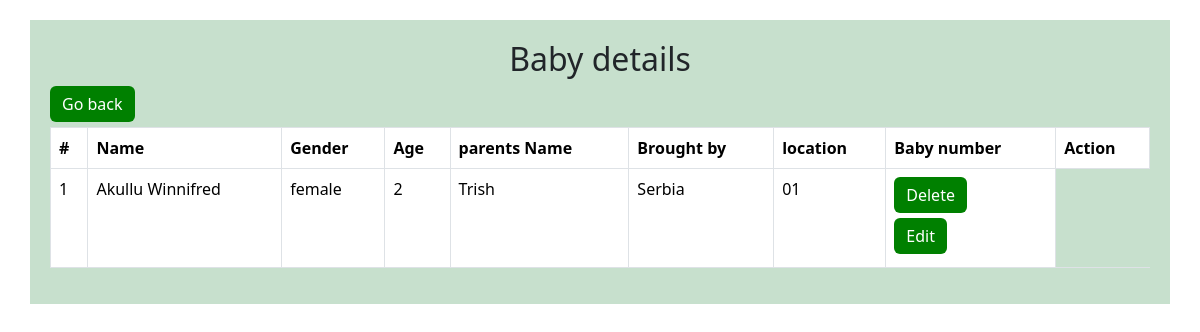
The app's page /read/1/ (signed in), older data.
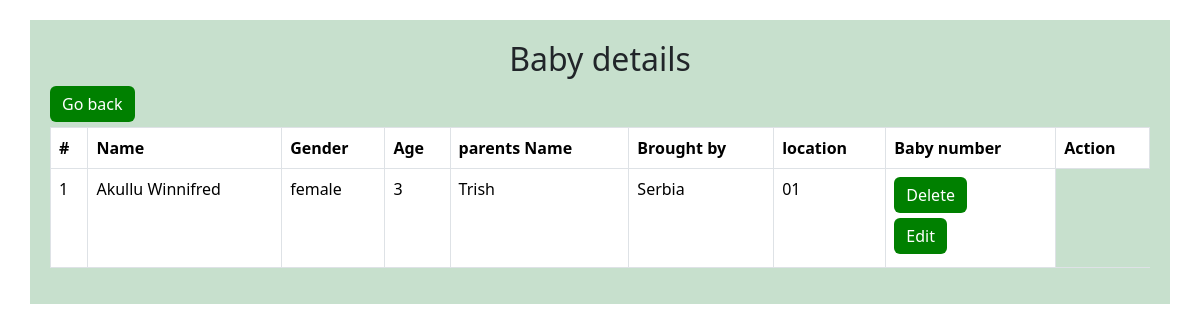
The same page, newer data.
### myapp/models.py (models this page shows, shortened)
class RegisterBaby(models.Model):
    GENDER_CHOICES = (
         ('male', 'Male'),
        ('female', 'Female'),
     )
    name = models.CharField(max_length=200,validators=[validate_letters])
    Baby_Number = models.CharField(max_length=200,unique=True,blank=False, null=True)
    gender = models.CharField(max_length=10,choices=GENDER_CHOICES)
    age = models.IntegerField(default=0)
    Period_of_stay = models.ForeignKey(Categorystay, on_delete=models.CASCADE)
    location = models.CharField(max_length=100)
    Parents_Name = models.CharField(max_length=200,validators=[validate_letters])
    Period_of_stay = models.ForeignKey(Categorystay, on_delete=models.CASCADE)
    Brought_by = models.CharField(max_length=200,validators=[validate_letters])
    Assigned_to = models.ForeignKey(BabySitterattendance, on_delete=models.CASCADE)
    Time_In = models.DateTimeField()

### myapp/views.py (the view)
# urls.py: path('read/<int:id>/',views.read,name='read'),
@login_required
def read(request,id):
    babies_informations =RegisterBaby.objects.get(id=id)
    return render(request,'babies/read.html',{'babies_informations':babies_informations})

### myapp/templates/babies/read.html (shortened to what this page needs)
<!DOCTYPE html>
<html lang="en">
<head>
    <link href="https://cdn.jsdelivr.net/npm/bootstrap@5.3.3/dist/css/bootstrap.min.css" rel="stylesheet"
>
</head>
<body>
    <div class="container">
    <h2>Baby details</h2>
    <table class="table table-bordered">
        <thead>
            <tr class="table_dark">
                <th>#</th>
                <th>Name</th>
                <th>Gender</th>
                <th>Age</th>
                <th>parents Name</th>
                <th>Brought by</th>
                <th>location</th>
                <th>Baby number</th>
                <th>Action</th>
            </tr>
        </thead>
 <tbody>
        <tr>
            <td>{{babies_informations.id}}</td>
            <td>{{babies_informations.name}}</td>
            <td>{{babies_informations.gender}}</td>
            <td>{{babies_informations.age}}</td>
            <td>{{babies_informations.Parents_Name}}</td>
           <td>{{babies_informations.location}}</td>
           <td>{{babies_informations.Baby_Number}}</td>
           <td>
            <a href="{% url 'delete' id=babies_informations.id % }"><button class="btn btn-primary" style="margin-bottom: 5px; background-color: green; border: none;">Delete</button></a>
            <br>
      <a href="{% url 'baby_edit' id=babies_informations.id % }"><button class="btn btn-primary" style="margin-bottom: 5px; background-color: green; border: none;">Edit</button></a>
            </td>
        </tr>
 </tbody>
 <a href="{% url 'all_babies' %}"><button class="btn btn-primary" style="margin-bottom: 5px; background-color: green; border: none;">Go back</button></a>
</div>
</body>
</html>

Row changes from the older to the newer data that the page shows:
changed RegisterBaby "Akullu Winnifred": age "2" → "3"
